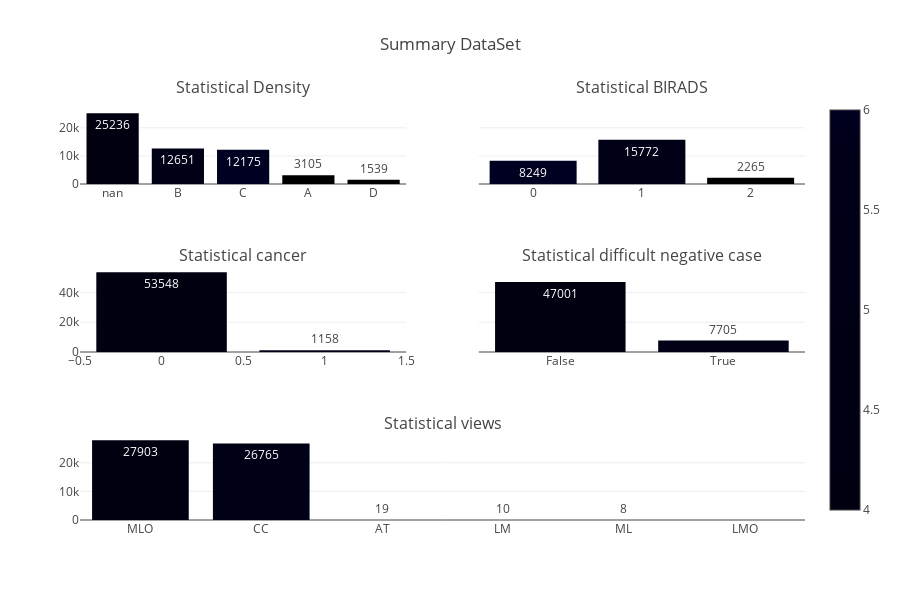

Notebook code cell kept with this figure:
### Code cell
fig.update_layout(height=600,  showlegend = False,  title_text='Summary DataSet')
fig.show()

### Figure 1 — Plotly figure (JSON) as saved in the notebook; plotly's stock layout.template omitted (floating-point values rounded to 4 significant figures)
{"data": [{"marker": {"color": [4, 5, 6], "coloraxis": "coloraxis"}, "text": [25236, 12651, 12175, 3105, 1539], "type": "bar", "x": ["nan", "B", "C", "A", "D"], "xaxis": "x", "y": [25236, 12651, 12175, 3105, 1539], "yaxis": "y"}, {"marker": {"color": [4, 5, 6], "coloraxis": "coloraxis"}, "text": [28420, 15772, 8249, 2265], "type": "bar", "x": ["nan", "1.0", "0.0", "2.0"], "xaxis": "x2", "y": [28420, 15772, 8249, 2265], "yaxis": "y2"}, {"marker": {"color": [4, 5, 6], "coloraxis": "coloraxis"}, "text": [53548, 1158], "type": "bar", "x": ["0", "1"], "xaxis": "x3", "y": [53548, 1158], "yaxis": "y3"}, {"marker": {"color": [4, 5, 6], "coloraxis": "coloraxis"}, "text": [47001, 7705], "type": "bar", "x": ["False", "True"], "xaxis": "x4", "y": [47001, 7705], "yaxis": "y4"}, {"marker": {"color": [4, 5, 6], "coloraxis": "coloraxis"}, "text": [27903, 26765, 19, 10, 8, 1], "type": "bar", "x": ["MLO", "CC", "AT", "LM", "ML", "LMO"], "xaxis": "x5", "y": [27903, 26765, 19, 10, 8, 1], "yaxis": "y5"}], "layout": {"annotations": [{"font": {"size": 16}, "showarrow": false, "text": "Statistical Density", "x": 0.225, "xanchor": "center", "xref": "paper", "y": 1, "yanchor": "bottom", "yref": "paper"}, {"font": {"size": 16}, "showarrow": false, "text": "Statistical BIRADS", "x": 0.775, "xanchor": "center", "xref": "paper", "y": 1, "yanchor": "bottom", "yref": "paper"}, {"font": {"size": 16}, "showarrow": false, "text": "Statistical cancer", "x": 0.225, "xanchor": "center", "xref": "paper", "y": 0.6, "yanchor": "bottom", "yref": "paper"}, {"font": {"size": 16}, "showarrow": false, "text": "Statistical difficult negative case", "x": 0.775, "xanchor": "center", "xref": "paper", "y": 0.6, "yanchor": "bottom", "yref": "paper"}, {"font": {"size": 16}, "showarrow": false, "text": "Statistical views", "x": 0.5, "xanchor": "center", "xref": "paper", "y": 0.2, "yanchor": "bottom", "yref": "paper"}], "height": 600, "showlegend": false, "title": {"text": "Summary DataSet"}, "xaxis": {"anchor": "y", "domain": [0, 0.45]}, "xaxis2": {"anchor": "y2", "domain": [0.55, 1]}, "xaxis3": {"anchor": "y3", "domain": [0, 0.45]}, "xaxis4": {"anchor": "y4", "domain": [0.55, 1]}, "xaxis5": {"anchor": "y5", "domain": [0, 1]}, "yaxis": {"anchor": "x", "domain": [0.8, 1]}, "yaxis2": {"anchor": "x2", "domain": [0.8, 1], "matches": "y", "showticklabels": false}, "yaxis3": {"anchor": "x3", "domain": [0.4, 0.6]}, "yaxis4": {"anchor": "x4", "domain": [0.4, 0.6], "matches": "y3", "showticklabels": false}, "yaxis5": {"anchor": "x5", "domain": [0, 0.2]}}}
